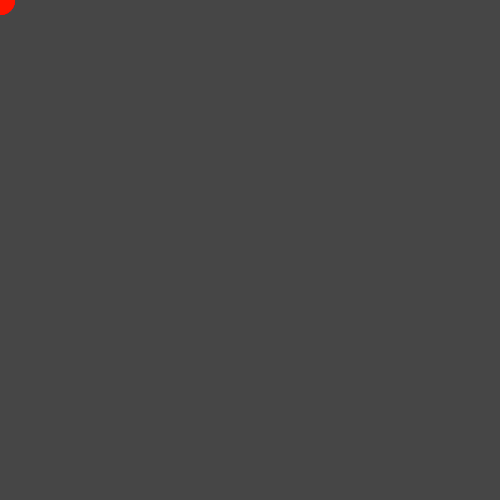
Frame 1 (no input)
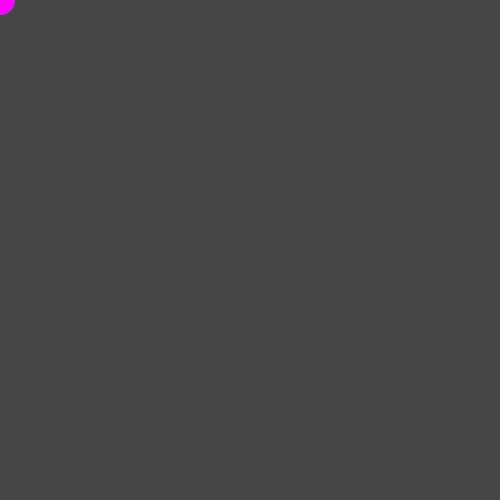
Frame 60 (the mouse pressed at the canvas centre just before this capture)
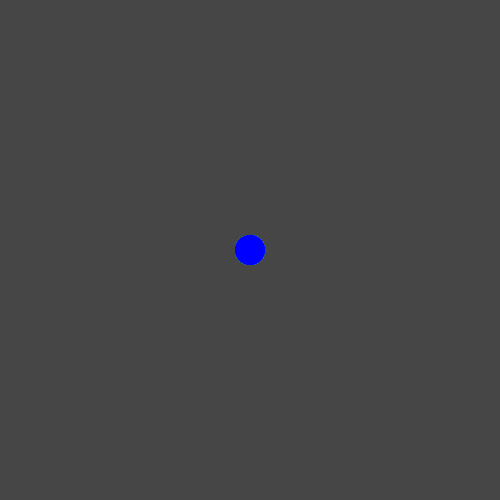
Frame 120 (the mouse held since frame 60 and released just before this capture)

The Processing sketch that drew these frames (run headless with seeded random() and noise(); from frame 60 on, the mouse is pressed at the canvas centre):

// Processing sketch: HSB
// ── HSB.pde
///HSB色空間の利用
int x[] = new int[30];//10この円のｘ
int y[] = new int [30];
int h[] = new int [30];

void setup() {
  size(500,500);
  noStroke();
  for (int i = 0; i < 30; i++) {
    x[i] = 0;
    y[i] = 0;
    h[i] = 0;
  }
  colorMode(HSB,360,100,100);
}

void draw() {
  background(100);
  for(int i = 29;i > 0; i--) {
    x[i] = x[i-1];
    y[i] = y[i-1];
    h[i] = h[i-1];
    fill(h[i],100,100);
    ellipse(x[i],y[i],30,30);
  }
  x[0] = mouseX;
  y[0] = mouseY;
  h[0] = (h[0]+5)%360;
  fill(h[0],100,100);
  ellipse(x[0],y[0],30,30);
}
